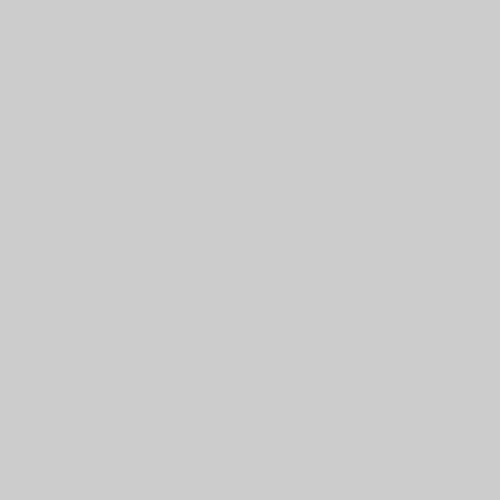
Frame 1 (no input)
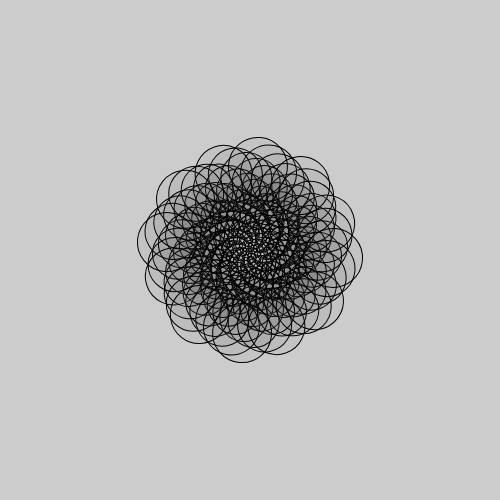
Frame 60 (no input)
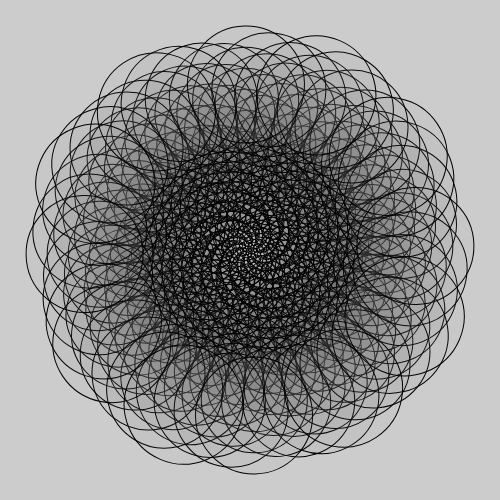
Frame 120 (the mouse pressed at the canvas centre since frame 60)

The p5.js sketch that drew these frames (run headless with seeded random() and noise() and a simulated clock; from frame 60 on, the mouse is pressed at the canvas centre):

// p5.js sketch
// ── sketch.js
// sketch_final (p5.js 2.3.4 port of a #p5t Processing sketch)
// https://github.com/madparker/-p5t/blob/main/%23p5t/ArtSketch/06_28_2020/sketch_final/sketch_final.pde
// #p5t/ArtSketch/06_28_2020/sketch_final/sketch_final.pde

let x = 0,
  m = 250;
let a = 1;

function setup() {
  createCanvas(500, 500);
  background(204); // Processing default background
  m = 0;
}

function draw() {
  translate(250, 250);
  fill(m, 12);
  rotate(m);
  circle(x + m, x + m, m);
  circle(x - m, x + m, m);
  circle(x - m, x - m, m);
  circle(x + m, x - m, m);

  if (m > 350 || m < -225) {
    a *= -1;
  }
  m += a;
}

// ---- Original Processing source: #p5t/ArtSketch/06_28_2020/sketch_final/sketch_final.pde
/*
float x,m = 250;
int a =1;

void setup(){
  size(500,500);
  m = 0;
}

void draw(){
  translate(250,250);
  fill(m, 12);
  rotate(m);
  circle(x+m, x+m, m);
  circle(x-m, x+m, m);
  circle(x-m, x-m, m);
  circle(x+m, x-m, m);
  
  if(m > 350 || m < -225){
    a*=-1;
  }
  m+=a;
}
*/
